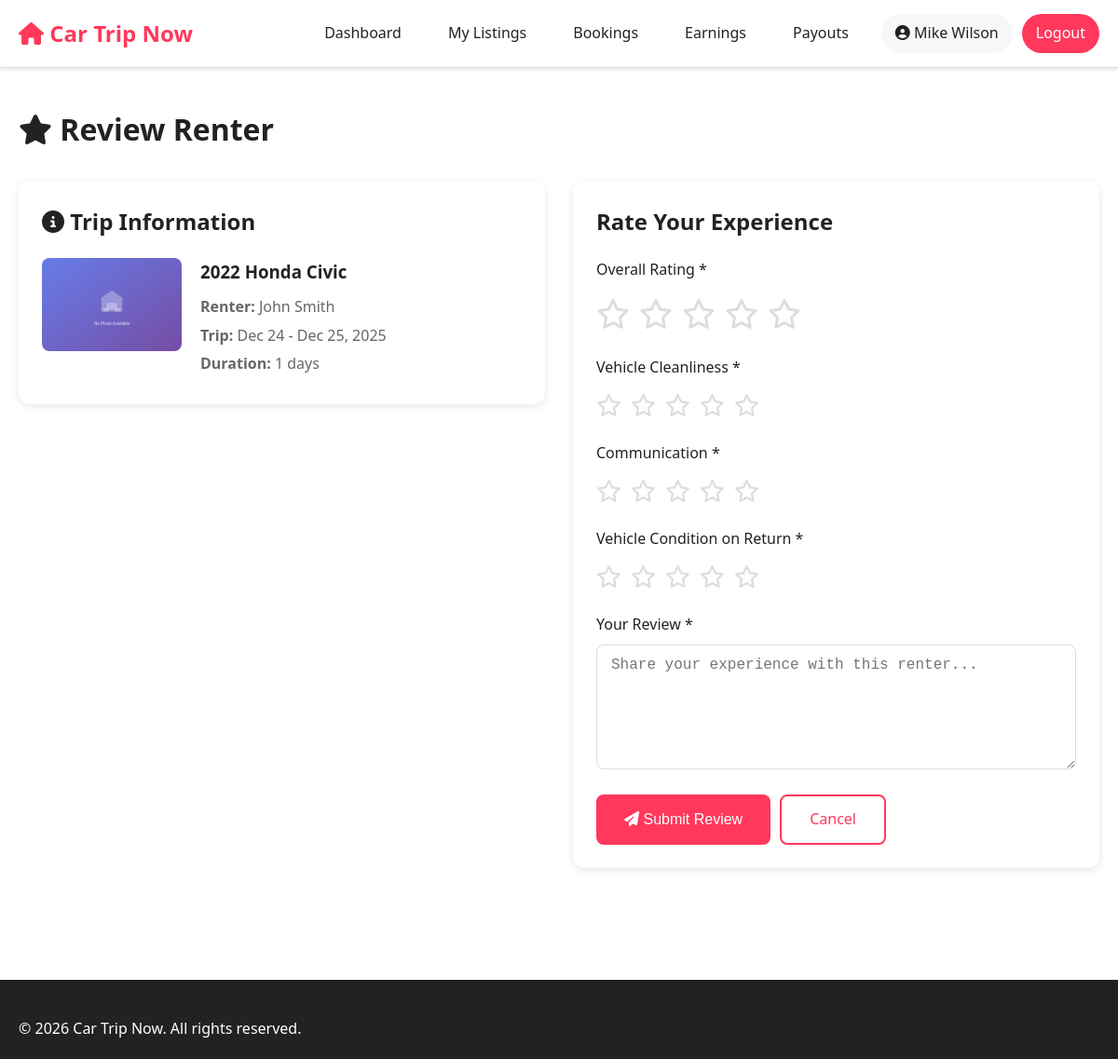
Screenshot of /host/review_renter.php?trip_id=4 (signed in) with the database file from the repository.
### tables this page shows
CREATE TABLE `trips` (
  `trip_id` int(11) NOT NULL,
  `vehicle_id` int(11) NOT NULL,
  `renter_id` int(11) NOT NULL,
  `owner_id` int(11) NOT NULL,
  `pickup_date` date NOT NULL,
  `return_date` date NOT NULL,
  `pickup_time` time NOT NULL,
  `return_time` time NOT NULL,
  `trip_duration_days` int(11) NOT NULL,
  `daily_rate` decimal(10,2) NOT NULL,
  `total_days_cost` decimal(10,2) NOT NULL,
  `mileage_limit` int(11) NOT NULL,
  `odometer_start` int(11) DEFAULT NULL,
  `odometer_end` int(11) DEFAULT NULL,
  `actual_miles_driven` int(11) DEFAULT NULL,
  `extra_mileage_driven` int(11) DEFAULT 0,
  `extra_mileage_fee` decimal(10,2) DEFAULT 0.00,
  `insurance_plan_id` int(11) DEFAULT NULL,
  `insurance_fee` decimal(10,2) DEFAULT 0.00,
  `platform_fee` decimal(10,2) NOT NULL,
  `service_fee_percent` decimal(5,2) DEFAULT 15.00,
  `security_deposit` decimal(10,2) NOT NULL,
  `deposit_status` enum('held','released','partial_released','forfeited') DEFAULT 'held',
  `deposit_released_amount` decimal(10,2) DEFAULT 0.00,
  `deposit_deducted_amount` decimal(10,2) DEFAULT 0.00,
  `deposit_deduction_reason` text DEFAULT NULL,
  `total_amount` decimal(10,2) NOT NULL,
  `payment_credential_id` int(11) NOT NULL,
  `trip_status` enum('pending','confirmed','active','completed','cancelled','disputed') DEFAULT 'pending',
  `payment_status` enum('pending','held','completed','refunded','partial_refund') DEFAULT 'pending',
  `vehicle_condition_pickup` text DEFAULT NULL,
  `vehicle_condition_return` text DEFAULT NULL,
  `damage_reported` tinyint(1) DEFAULT 0,
  `damage_description` text DEFAULT NULL,
  `damage_photos` text DEFAULT NULL,
  `cancellation_reason` text DEFAULT NULL,
  `cancelled_by` int(11) DEFAULT NULL,
  `cancelled_at` timestamp NULL DEFAULT NULL,
  `late_return_hours` int(11) DEFAULT 0,
  `late_return_fee` decimal(10,2) DEFAULT 0.00,
  `created_at` timestamp NOT NULL DEFAULT current_timestamp(),
  `updated_at` timestamp NOT NULL DEFAULT current_timestamp() ON UPDATE current_timestamp()
);

CREATE TABLE `vehicles` (
  `vehicle_id` int(11) NOT NULL,
  `owner_id` int(11) NOT NULL,
  `make` varchar(100) NOT NULL,
  `model` varchar(100) NOT NULL,
  `year` int(11) NOT NULL,
  `vin` varchar(17) DEFAULT NULL,
  `license_plate` varchar(20) DEFAULT NULL,
  `color` varchar(50) DEFAULT NULL,
  `vehicle_type` enum('sedan','suv','truck','van','sports','luxury','electric','hybrid','other') NOT NULL,
  `transmission` enum('automatic','manual') DEFAULT 'automatic',
  `fuel_type` enum('gasoline','diesel','electric','hybrid') DEFAULT 'gasoline',
  `seats` int(11) DEFAULT 5,
  `doors` int(11) DEFAULT 4,
  `odometer_reading` int(11) DEFAULT 0,
  `description` text DEFAULT NULL,
  `vehicle_features` text DEFAULT NULL,
  `vehicle_rules` text DEFAULT NULL,
  `daily_price` decimal(10,2) NOT NULL,
  `weekly_discount_percent` decimal(5,2) DEFAULT 0.00,
  `monthly_discount_percent` decimal(5,2) DEFAULT 0.00,
  `mileage_limit_per_day` int(11) DEFAULT 200,
  `extra_mileage_fee` decimal(10,2) DEFAULT 0.50,
  `pickup_location_address` text NOT NULL,
  `pickup_city` varchar(100) DEFAULT NULL,
  `pickup_state` varchar(100) DEFAULT NULL,
  `pickup_country` varchar(100) DEFAULT 'USA',
  `pickup_zipcode` varchar(20) DEFAULT NULL,
  `pickup_latitude` decimal(10,8) DEFAULT NULL,
  `pickup_longitude` decimal(11,8) DEFAULT NULL,
  `security_deposit` decimal(10,2) DEFAULT 500.00,
  `insurance_required` tinyint(1) DEFAULT 1,
  `min_driver_age` int(11) DEFAULT 25,
  `status` enum('active','inactive','maintenance','suspended') DEFAULT 'active',
  `instant_book` tinyint(1) DEFAULT 0,
  `created_at` timestamp NOT NULL DEFAULT current_timestamp(),
  `updated_at` timestamp NOT NULL DEFAULT current_timestamp() ON UPDATE current_timestamp()
);

CREATE TABLE `users` (
  `user_id` int(11) NOT NULL,
  `email` varchar(255) NOT NULL,
  `password_hash` varchar(255) NOT NULL,
  `full_name` varchar(255) NOT NULL,
  `phone` varchar(20) DEFAULT NULL,
  `user_type` enum('renter','owner','admin') NOT NULL,
  `driver_license_number` varchar(50) DEFAULT NULL,
  `driver_license_verified` tinyint(1) DEFAULT 0,
  `driver_license_expiry` date DEFAULT NULL,
  `status` enum('active','suspended','frozen') DEFAULT 'active',
  `created_at` timestamp NOT NULL DEFAULT current_timestamp(),
  `updated_at` timestamp NOT NULL DEFAULT current_timestamp() ON UPDATE current_timestamp()
);

### host/review_renter.php (the view, shortened to what this page needs)
<?php
$trip_id = $_GET['trip_id'] ?? 0;
try {
    $pdo = getPDOConnection();
    $stmt = $pdo->prepare("
        SELECT t.*, r.full_name as renter_name, v.make, v.model, v.year,
        (SELECT photo_url FROM vehicle_photos WHERE vehicle_id = v.vehicle_id AND is_primary = 1 LIMIT 1) as primary_photo
        FROM trips t
        JOIN users r ON t.renter_id = r.user_id
        JOIN vehicles v ON t.vehicle_id = v.vehicle_id
        WHERE t.trip_id = ? AND t.owner_id = ? AND t.trip_status = 'completed'
    ");
    $stmt->execute([$trip_id, $_SESSION['user_id']]);
    $trip = $stmt->fetch();
} catch (Exception $e) {
    $_SESSION['error_message'] = 'Error loading trip details';
    redirect(SITE_URL . '/host/bookings.php');
}
include '../includes/header.php';
?>
<div class="container">
    <h1 style="margin-bottom: 30px;">
        <i class="fas fa-star"></i> Review Renter
    </h1>
    <div class="grid grid-2" style="gap: 30px;">
        <div>
            <div class="card">
                <h2><i class="fas fa-info-circle"></i> Trip Information</h2>
                <div style="display: flex; gap: 20px; margin-top: 20px;">
                    <div style="flex-shrink: 0;">
                        <?php if ($trip['primary_photo']): ?>
                            <img src="<?php echo SITE_URL . '/' . htmlspecialchars($trip['primary_photo']); ?>"
                                 alt="Vehicle"
                                 style="width: 150px; height: 100px; object-fit: cover; border-radius: 8px;"
                                 onerror="this.src='<?php echo SITE_URL; ?>/assets/images/placeholder.svg'">
                        <?php else: ?>
                            <div style="width: 150px; height: 100px; background-color: #f0f0f0; border-radius: 8px; display: flex; align-items: center; justify-content: center;">
                                <i class="fas fa-car" style="font-size: 32px; color: #ccc;"></i>
                            </div>
                        <?php endif; ?>
                    </div>
                    <div>
                        <h3 style="margin: 0 0 10px 0;">
                            <?php echo htmlspecialchars($trip['year'] . ' ' . $trip['make'] . ' ' . $trip['model']); ?>
                        </h3>
                        <p style="margin: 5px 0; color: #666;">
                            <strong>Renter:</strong> <?php echo htmlspecialchars($trip['renter_name']); ?>
                        </p>
                        <p style="margin: 5px 0; color: #666;">
                            <strong>Trip:</strong> <?php echo date('M d', strtotime($trip['pickup_date'])); ?> - <?php echo date('M d, Y', strtotime($trip['return_date'])); ?>
                        </p>
                        <p style="margin: 5px 0; color: #666;">
                            <strong>Duration:</strong> <?php echo $trip['trip_duration_days']; ?> days
                        </p>
                    </div>
                </div>
            </div>
        </div>
        <div>
            <form method="POST" class="card">
                <h2 style="margin-bottom: 20px;">Rate Your Experience</h2>
                <div class="form-group">
                    <label class="form-label">Overall Rating *</label>
                    <div style="display: flex; gap: 10px; font-size: 32px;">
                        <?php for ($i = 1; $i <= 5; $i++): ?>
                            <label style="cursor: pointer; color: #ddd;" class="star-rating" data-rating="<?php echo $i; ?>" data-field="rating">
                                <i class="far fa-star"></i>
                            </label>
                        <?php endfor; ?>
                    </div>
                </div>
                <div class="form-group">
                    <label class="form-label">Vehicle Cleanliness *</label>
                    <div style="display: flex; gap: 10px; font-size: 24px;">
                        <?php for ($i = 1; $i <= 5; $i++): ?>
                            <label style="cursor: pointer; color: #ddd;" class="star-rating" data-rating="<?php echo $i; ?>" data-field="cleanliness_rating">
                                <i class="far fa-star"></i>
                            </label>
                        <?php endfor; ?>
                    </div>
                </div>
                <div class="form-group">
                    <label class="form-label">Communication *</label>
                    <div style="display: flex; gap: 10px; font-size: 24px;">
                        <?php for ($i = 1; $i <= 5; $i++): ?>
                            <label style="cursor: pointer; color: #ddd;" class="star-rating" data-rating="<?php echo $i; ?>" data-field="communication_rating">
                                <i class="far fa-star"></i>
                            </label>
                        <?php endfor; ?>
                    </div>
                </div>
                <div class="form-group">
                    <label class="form-label">Vehicle Condition on Return *</label>
                    <div style="display: flex; gap: 10px; font-size: 24px;">
                        <?php for ($i = 1; $i <= 5; $i++): ?>
                            <label style="cursor: pointer; color: #ddd;" class="star-rating" data-rating="<?php echo $i; ?>" data-field="vehicle_condition_rating">
                                <i class="far fa-star"></i>
                            </label>
                        <?php endfor; ?>
                    </div>
                </div>
                <div class="form-group">
                    <label class="form-label">Your Review *</label>
                    <textarea name="comment" class="form-control" rows="6" required placeholder="Share your experience with this renter..."></textarea>
                </div>
                <div style="display: flex; gap: 10px;">
                    <button type="submit" class="btn btn-primary">
                        <i class="fas fa-paper-plane"></i> Submit Review
                    </button>
                    <a href="bookings.php" class="btn btn-outline">
                        Cancel
                    </a>
                </div>
            </form>
        </div>
    </div>
</div>
<?php include '../includes/footer.php'; ?>

### assets/css/style.css (style rules this page uses)
* { margin: 0; padding: 0; box-sizing: border-box; }
:root { --primary-color: #FF385C; --secondary-color: #00A699; --dark-color: #222222; --light-color: #F7F7F7; --border-color: #DDDDDD; --success-color: #00A699; --error-color: #C13515; --warning-color: #FFB400; }
body { font-family: 'Segoe UI', Tahoma, Geneva, Verdana, sans-serif; color: var(--dark-color); line-height: 1.6; background-color: #ffffff; }
.container { max-width: 1200px; margin: 0 auto; padding: 0 20px; }
.btn { display: inline-block; padding: 12px 30px; border-radius: 8px; text-decoration: none; cursor: pointer; border: none; font-size: 16px; transition: all 0.3s; }
.btn-primary { background-color: var(--primary-color); color: white; }
.btn-outline { background-color: transparent; border: 2px solid var(--primary-color); color: var(--primary-color); }
.card { background-color: white; border-radius: 12px; box-shadow: 0 2px 8px rgba(0,0,0,0.1); padding: 25px; margin-bottom: 20px; }
.form-group { margin-bottom: 20px; }
.form-label { display: block; margin-bottom: 8px; font-weight: 500; color: var(--dark-color); }
.form-control { width: 100%; padding: 12px 15px; border: 1px solid var(--border-color); border-radius: 8px; font-size: 16px; }
textarea.form-control { min-height: 120px; resize: vertical; }
.grid { display: grid; gap: 20px; }
.grid-2 { grid-template-columns: repeat(2, 1fr); }

### rows the page displays
trips: vehicle.model "2022 Honda Civic", renter.full_name "John Smith", pickup_date "Dec 24", return_date "Dec 25, 2025", trip_duration_days "1"

### other values shown
SITE_NAME "Car Trip Now"
$_SESSION['full_name'] "Mike Wilson"
